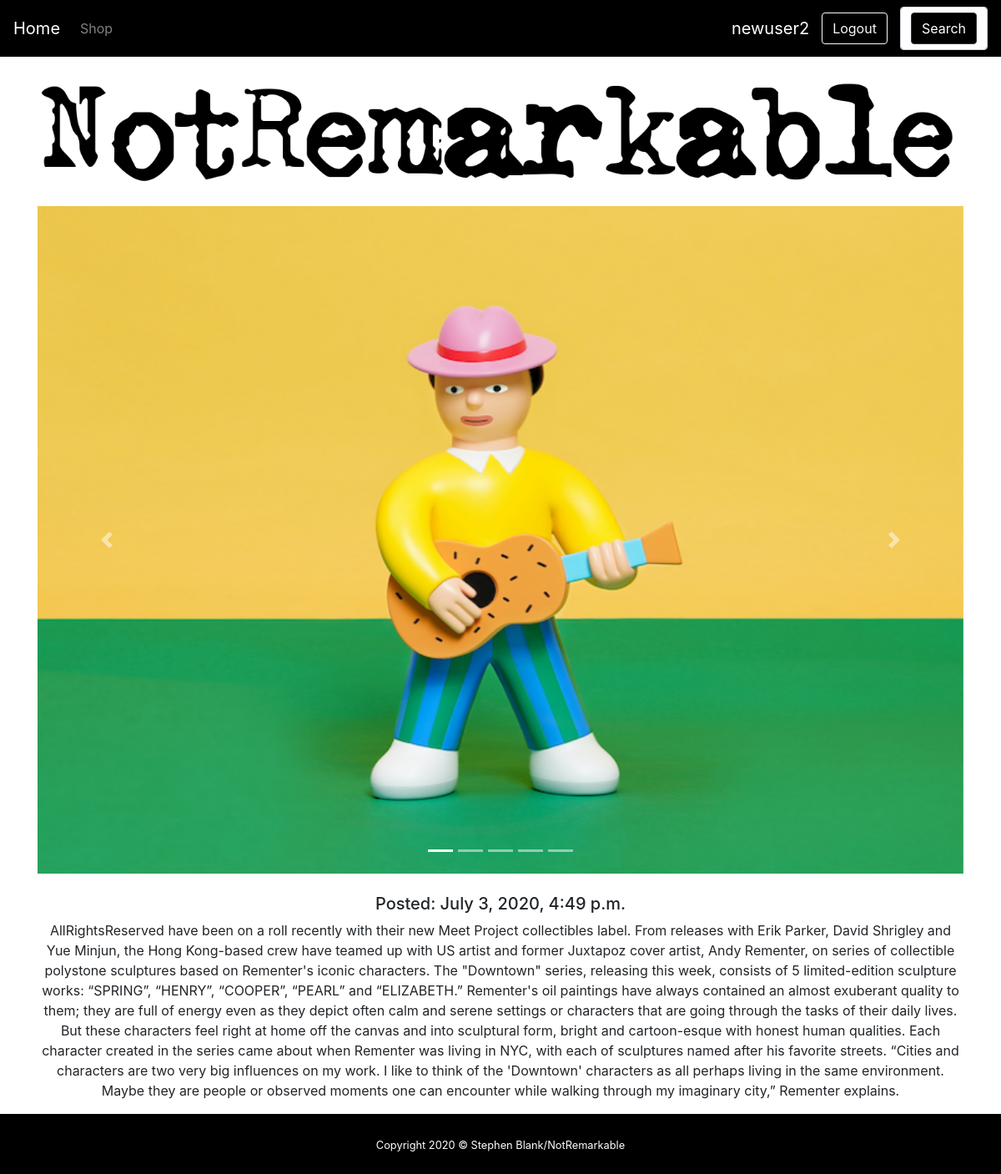
/10/ (signed in), run on the app's committed database.
### Dashboard/models.py (models this page shows, shortened)
class PostImage(models.Model):
    post = models.ForeignKey(Post, default=None, on_delete=models.CASCADE)
    images = models.FileField(upload_to = 'images/')
    created_at = models.DateTimeField(auto_now_add=True)
    updated_at = models.DateTimeField(auto_now=True)

class Post(models.Model):
    title = models.CharField(max_length=255)
    content = models.TextField()
    image = models.ImageField(blank=True)
    created_at = models.DateTimeField(auto_now_add=True)
    updated_at = models.DateTimeField(auto_now=True)

### Dashboard/views.py (the view)
# urls.py: path('<int:id>/', views.detail_view, name='detail'),
def detail_view(request, id):
    post = get_object_or_404(Post, id=id)
    photos = PostImage.objects.filter(post=post)
    context = {
        'post': post,
        'photos': photos,
    }
    return render(request, 'Dashboard/detail.html', context)

### Dashboard/templates/Dashboard/detail.html (shortened to what this page needs)
{% extends 'Dashboard/base.html' %} {% block content %} {% load static %}
<img
  class="img-fluid"
  src="{% static 'img/NotRemarkable.png' %}"
  alt="NotRemarkable Logo"
  style="margin-top: 25px; margin-bottom: 25px;"
/>
<div
  id="carousel-example-1z"
  class="carousel slide carousel-fade d-flex justify-content-center"
  data-ride="carousel"
>
  <ol class="carousel-indicators">
    <li
      data-target="#carousel-example-1z"
      data-slide-to="0"
      class="active"
    ></li>
    {% for p in photos %}
    <li
      data-target="#carousel-example-1z"
      data-slide-to="{{ forloop.counter0 }}"
    ></li>
    {% endfor %}
  </ol>
  <div class="carousel-inner" style="width: 100% !important;" role="listbox">
    <div class="carousel-item active">
      <img
        style="height: 800px;"
        class="d-block w-100"
        src="{{post.image.url}}"
        alt="First slide"
      />
    </div>
    <a
      class="carousel-control-prev"
      href="#carousel-example-1z"
      role="button"
      data-slide="prev"
    >
      <span class="carousel-control-prev-icon" aria-hidden="true"></span>
    </a>
    <a
      class="carousel-control-next"
      href="#carousel-example-1z"
      role="button"
      data-slide="next"
    >
      <span class="carousel-control-next-icon" aria-hidden="true"></span>
    </a>
  </div>
</div>
<br />
<div class="text-center">
  <h5>Posted: {{ post.created_at }}</h5>
  <p>{{ post.content }}</p>
</div>
{% endblock %}

### Dashboard/templates/Dashboard/base.html (shortened to what this page needs)
<!DOCTYPE html>
{% load static %}
<html lang="en">
  <head>
    <link
      rel="stylesheet"
      href="https://maxcdn.bootstrapcdn.com/bootstrap/4.0.0/css/bootstrap.min.css"
    />
    <link
      rel="stylesheet"
      type="text/css"
      href="{% static 'css/style.css' %}"
    />
  </head>
  <body>
    <nav class="navbar navbar-expand-lg navbar-dark bg-dark">
      <a class="navbar-brand" href="/">Home</a>
      <div class="collapse navbar-collapse" id="navbarNav">
        <ul class="navbar-nav">
          <li class="nav-item">
            <a class="nav-link" href="/shop">Shop</a>
          </li>
        </ul>
      </div>
      {% if user.is_authenticated %}
          <span class="navbar-brand mx-auto">{{ user.username }}</span>
      {% endif %}
      {% if user.is_authenticated %}
      <a style="margin-left: 15px; margin-right: 15px;" href="{% url 'logout' %}" class="btn btn-outline-light" role="button">Logout</a>
      {% else %}
      <a style="margin-left: 15px; margin-right: 15px;" href="{% url 'login' %}" class="btn btn-outline-light" role="button">Login</a>
      <a style="margin-right: 15px;" href="{% url 'register' %}" class="btn btn-outline-light" role="button">Register</a>
      {% endif %}
      <form method="GET">
        <div class="form-control">
          <button class="btn btn-dark my-2 my-sm-0" type="submit">Search</button>
        </form>
    </nav>
    <div class="container">
      {% block content %} {% endblock %}
    </div>
    <footer id="sticky-footer" class="py-4 bg-dark text-white-50">
      <div class="container text-center">
        <small style="color: white;">Copyright 2020 &copy; Stephen Blank/NotRemarkable</small>
      </div>
    </footer>
  </body>
</html>

### Dashboard/static/css/style.css (style rules this page uses)
.bg-dark { background-color: black !important; }
.btn-dark { background-color: black !important; }

### data on the page
Post: image (picture), created_at "July 3, 2020, 4:49 p.m.", content "AllRightsReserved have been on a roll recently with their new Meet Project collectibles label. From releases with Erik Parker, David Shrigley and Yue Minjun, the Hong Kong-based crew have teamed up with US artist and former Juxtapoz cover artist, Andy Rementer, on series of collectible polystone sculptures based on Rementer's iconic characters. The \"Downtown\" series, releasing this week, consists of 5 limited-edition sculpture works: “SPRING”, “HENRY”, “COOPER”, “PEARL” and “ELIZABETH.” Rementer's oil paintings have always contained an almost exuberant quality to them; they are full of energy even as they depict often calm and serene settings or characters that are going through the tasks…"

### other printed values
{{ user.username }} "newuser2"
